Frame 1 (no input): blank canvas, image omitted
Frame 60 (the mouse pressed at the canvas centre just before this capture): blank canvas, image omitted
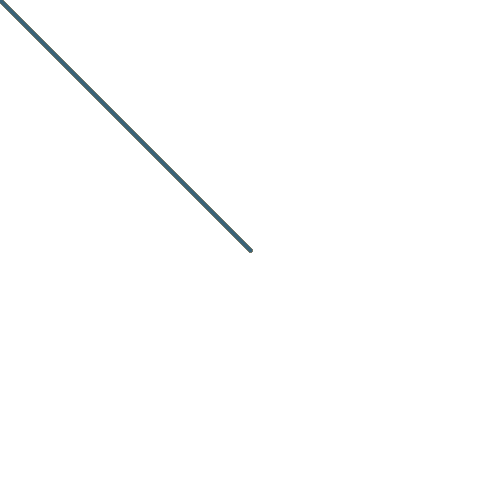
Frame 120 (the mouse held since frame 60 and released just before this capture)

The Processing sketch whose frames 1 and 60 were blank and that drew this single picture after the mouse press (run headless with seeded random() and noise(); from frame 60 on, the mouse is pressed at the canvas centre):

// Processing sketch: Quiz1Answer3
// ── Quiz1Answer3.pde
float r;
float g;
float b;

void setup() {
  size(500, 500);
  background(255);
 
}
void draw() {
  float r=random(255);
  float g=random(255);
  float b=random(255);
  strokeWeight(4);
  stroke(r,g,b);
  line(0, 0, mouseX, mouseY);
}
